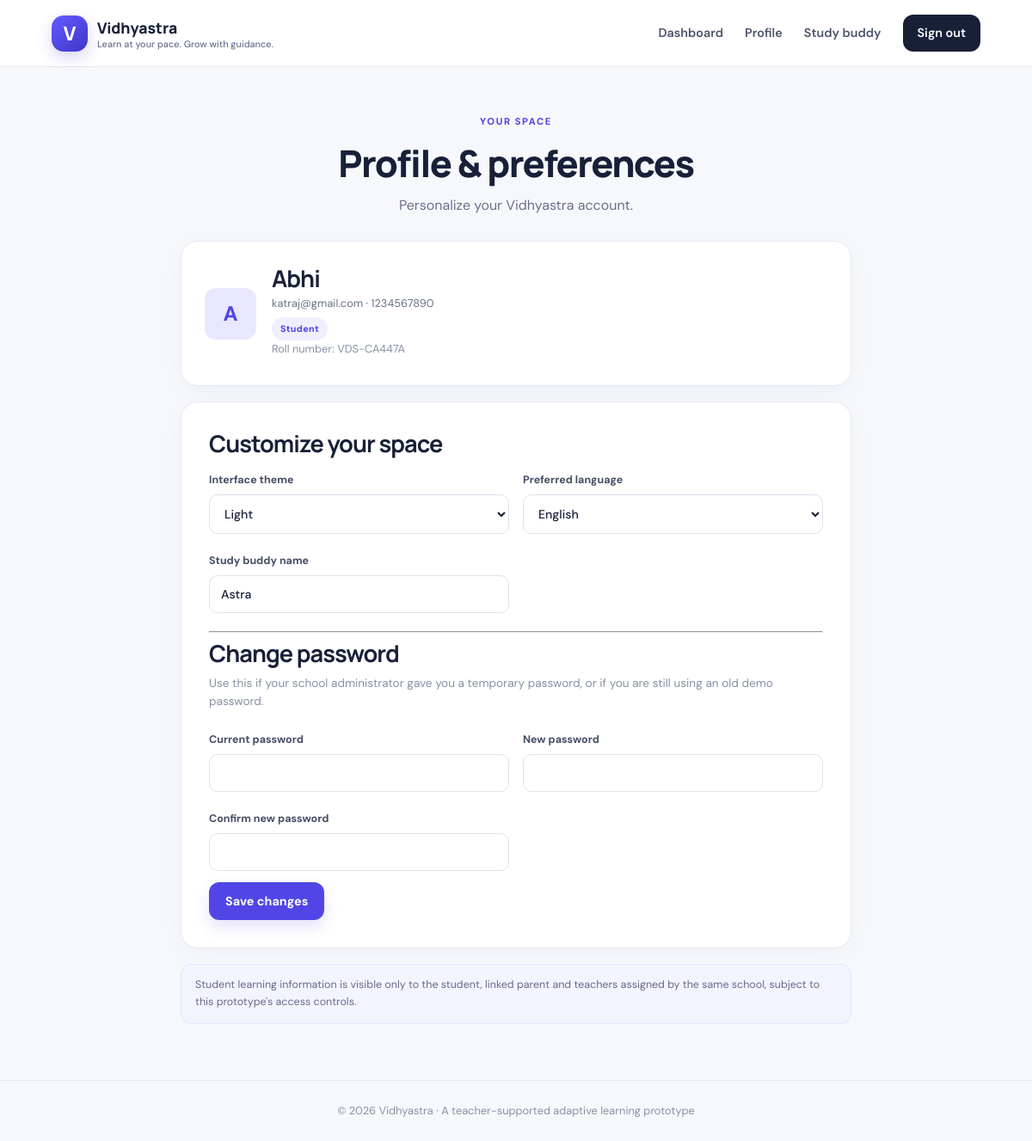
Page /profile (signed in) on the committed database.
### tables this page shows
CREATE TABLE users (
      id INTEGER PRIMARY KEY AUTOINCREMENT, name TEXT NOT NULL, email TEXT UNIQUE NOT NULL,
      phone TEXT NOT NULL, password_hash TEXT NOT NULL, role TEXT NOT NULL,
      region TEXT DEFAULT '', district TEXT DEFAULT '', state TEXT DEFAULT '', board TEXT DEFAULT '',
      grade TEXT DEFAULT '', language TEXT DEFAULT 'English', theme TEXT DEFAULT 'light', bot_name TEXT DEFAULT 'Astra',
      roll_no TEXT UNIQUE, created_at TEXT NOT NULL
    , school_id INTEGER REFERENCES schools(id));

### app.py (the view, shortened to what this page needs)
@app.route('/profile', methods=['GET', 'POST'])
@login_required
def profile():
    user = current_user()
    if not user:
        abort(403)
    return render_template('profile.html', user=user)

### app.py (called while the page is built)
def db():
    con = sqlite3.connect(DB_PATH)
    con.row_factory = sqlite3.Row
    con.execute('PRAGMA foreign_keys = ON')
    return con

def current_user():
    user_id = session.get('user_id')
    if not user_id:
        return None
    con = db()
    try:
        return con.execute(
            'SELECT * FROM users WHERE id=?', (user_id,)
        ).fetchone()
    finally:
        con.close()

def login_required(fn):
    @wraps(fn)
    def wrapper(*args, **kwargs):
        if 'user_id' not in session:
            return redirect(url_for('login'))
        if current_user() is None:
            session.clear()
            return redirect(url_for('login'))
        return fn(*args, **kwargs)
    return wrapper

@app.context_processor
def inject_globals():
    return {
        'current_user': current_user(),
        'subjects': SUBJECTS,
        'year': date.today().year
    }

### templates/profile.html (shortened to what this page needs)
{% extends 'base.html' %}
{% block content %}
<section class="form-page">
    <div class="page-heading">
        <span class="eyebrow">YOUR SPACE</span>
        <h1>Profile & preferences</h1>
        <p>Personalize your Vidhyastra account.</p>
    </div>
    <div class="panel profile-summary">
        <div class="avatar big">{{ user['name'][:1] }}</div>
        <div>
            <h2>{{ user['name'] }}</h2>
            <p>{{ user['email'] }} · {{ user['phone'] }}</p>
            <span class="pill">{{ user['role']|title }}</span>
            {% if user['roll_no'] %}
            <p class="muted">Roll number: {{ user['roll_no'] }}</p>
            {% endif %}
        </div>
    </div>
    <form class="form-card wide" method="post">
        <h2>Customize your space</h2>
        <div class="form-grid">
            <label>Interface theme
                <select name="theme">
                    <option value="light" {% if user['theme']=='light' %}selected{% endif %}>Light</option>
                </select>
            </label>
            <label>Preferred language
                <select name="language">
                    {% for l in ['English','Hindi','Telugu','Urdu','Tamil','Kannada','Marathi','Bengali'] %}
                    <option {% if user['language']==l %}selected{% endif %}>
                        {{ l }}
                    </option>
                    {% endfor %}
                </select>
            </label>
            {% if user['role']=='student' %}
            <label>Study buddy name
                <input name="bot_name" value="{{ user['bot_name'] }}" maxlength="30">
            </label>
            {% else %}
            <input type="hidden" name="bot_name" value="{{ user['bot_name'] }}">
            {% endif %}
        </div>
        <hr>
        <h2>Change password</h2>
        <p class="muted">
            Use this if your school administrator gave you a temporary password,
            or if you are still using an old demo password.
        </p>
        <div class="form-grid">
            <label>Current password
                <input name="current_password" type="password" autocomplete="current-password">
            </label>
            <label>New password
                <input name="new_password" type="password" minlength="8" autocomplete="new-password">
            </label>
            <label>Confirm new password
                <input name="confirm_password" type="password" minlength="8" autocomplete="new-password">
            </label>
        </div>
        <button class="button primary" type="submit">
            Save changes
        </button>
    </form>
    <div class="notice">
        Student learning information is visible only to the student,
        linked parent and teachers assigned by the same school,
        subject to this prototype's access controls.
    </div>
</section>
{% endblock %}

### static/style.css (style rules this page uses)
:root { --ink:#182038;--muted:#68718a;--line:#e7e9f2;--paper:#f7f8fc;--white:#fff;--purple:#5146e5;--purple2:#7168f3;--green:#0d9f78;--orange:#e58b37;--shadow:0 18px 50px rgba(35,39,87,.08) }
* { box-sizing:border-box }
body { margin:0;background:var(--paper);color:var(--ink);font-family:'DM Sans',sans-serif;line-height:1.55 }
h1,h2,h3 { font-family:Manrope,sans-serif;letter-spacing:-.035em;line-height:1.15;margin:0 0 12px }
h1 { font-size:clamp(2.2rem,5vw,4.1rem);font-weight:800 }
h2 { font-size:1.7rem }
p { color:var(--muted);margin:0 0 16px }
.eyebrow { font-size:.7rem;letter-spacing:.14em;font-weight:800;color:var(--purple);display:block;margin-bottom:15px }
.button { border:0;display:inline-flex;align-items:center;justify-content:center;gap:8px;padding:13px 19px;border-radius:12px;font:700 .9rem 'DM Sans',sans-serif;cursor:pointer;transition:transform .18s,box-shadow .18s }
.primary { background:var(--purple);color:#fff;box-shadow:0 8px 18px #5146e528 }
.pill { display:inline-flex;background:#f0efff;color:var(--purple);border-radius:50px;padding:5px 10px;font-size:.67rem;font-weight:800;letter-spacing:.03em }
.muted,.tiny-note { color:#8990a4 }
.muted { font-size:.83rem }
.form-card,.panel { background:#fff;border:1px solid var(--line);border-radius:20px;padding:27px;box-shadow:0 7px 30px rgba(35,39,87,.035) }
.form-card h2 { margin-bottom:8px }
.form-card>p { font-size:.85rem }
.form-card label,.form-grid label { display:flex;flex-direction:column;gap:7px;font-size:.78rem;font-weight:700;color:#454d66;margin:15px 0 }
.form-card input,.form-card select,.form-card textarea,.inline-form input,.inline-form select,.ticket-row select { width:100%;border:1px solid #dfe2ed;background:#fff;border-radius:10px;padding:12px 13px;color:var(--ink);font:500 .88rem 'DM Sans',sans-serif;outline:none }
.form-page { max-width:780px;margin:55px auto }
.page-heading { text-align:center;margin-bottom:28px }
.page-heading h1 { font-size:2.7rem }
.page-heading p { max-width:580px;margin:0 auto }
.wide { padding:32px }
.form-grid { display:grid;grid-template-columns:1fr 1fr;gap:0 16px }
.form-grid label { margin:9px 0 13px }
.notice { background:#f4f4ff;border:1px solid #e5e4ff;color:#656b8b;border-radius:12px;padding:14px 16px;font-size:.78rem;margin:18px 0;line-height:1.6 }
.avatar { width:38px;height:38px;display:grid;place-items:center;border-radius:13px;background:#e8e7ff;color:var(--purple);font-weight:800 }
.avatar.big { width:60px;height:60px;font-size:1.5rem }
.profile-summary { display:flex;align-items:center;gap:18px;margin-bottom:18px }
.profile-summary h2 { margin:0 0 4px }
.profile-summary p { font-size:.8rem;margin:0 0 6px }

### rows in the picture
users: name "A", name "Abhi", email "katraj@gmail.com", phone "1234567890", role "Student", roll_no "VDS-CA447A", theme "Light", language "English", bot_name "Astra"
